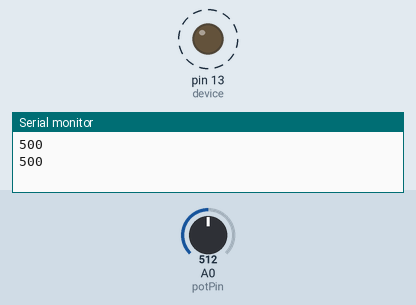
Recording of a sketch running on a simulated Arduino Uno, built with avr-gcc and run on an emulated ATmega328P. On the bench: output pins drawn as LEDs (lit = HIGH), the last lines printed to the serial monitor. Dashed ring = blinking. The inputs (shaded band) are chosen by the test bench; at power-on: A0 (potPin) = 512.

Above: at 1.8 s.
1.9 s: A0 (potPin) set to 0
At 2.9 s:
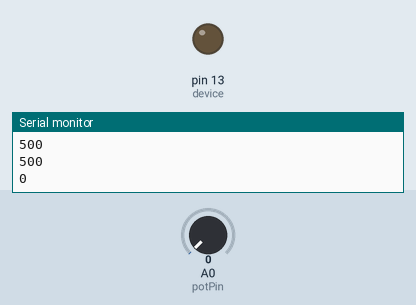
3.4 s: A0 (potPin) set to 122
At 4.4 s:
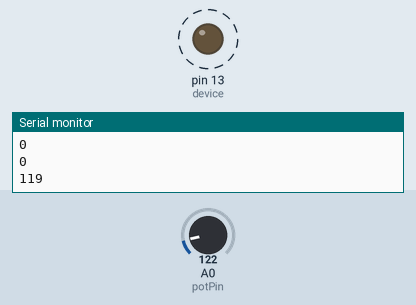
Timing chart, 0 to 13.5 s (numbered marks = the images above; inputs shaded):
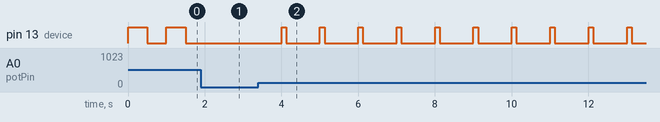

The sketch:

test_controller.ino
```cpp
// the setup function runs once when you press reset or power the board
  const int device = 13;  // output Pin used to turn the device on and off.
  const int potPin = A0;    // input pin for the potentiometer used to control the device
  int powerOn = 0; // sets initial condition of device to off.
// the setup function runs once when you press reset or power the board
void setup() {
  // initialize digital pin device as an output.
    Serial.begin(9600);
    pinMode(device, OUTPUT);
    pinMode(potPin, INPUT);
}

// the loop function runs over and over again forever
void loop() {
  //reads value of device control potentiometer,
  // make all connections with units unplugged
  //connect any value pot between pot pin defined above and 5v on the board
  powerOn = analogRead(potPin); //reads the value of the potentiometer (value between 0 and 1023)

  powerOn = map(powerOn, 0, 1023, 0, 1000);

  // creates a % of time each second that the device is allowed to turn on for.
  // make all connections with units unplugged
  // connect low power side of solid state relay to ground and device pin defined above
  // connect high power side of soid state relay to connect the device wire though it.
  digitalWrite(device, HIGH);   // turn the LED on (HIGH is the voltage level)
  Serial.println(powerOn);
  delay(powerOn);                // turns device on duration of powerOn in miliseconds (0 to 1000)
  digitalWrite(device, LOW);    // turn the LED off by making the voltage LOW
  delay(1000-powerOn);           // Off time for the remainder of the second
}
```

Measured:
- after the input at 1.9 s, pin 13 (device): stays LOW (without the input it goes to HIGH after 0.10 s)
- after the input at 3.4 s, pin 13 (device): alternates HIGH for 0.12 s and LOW for 0.88 s, starting after 0.60 s
- by itself, pin 13 (device): alternates HIGH for 0.50 s and LOW for 0.50 s
